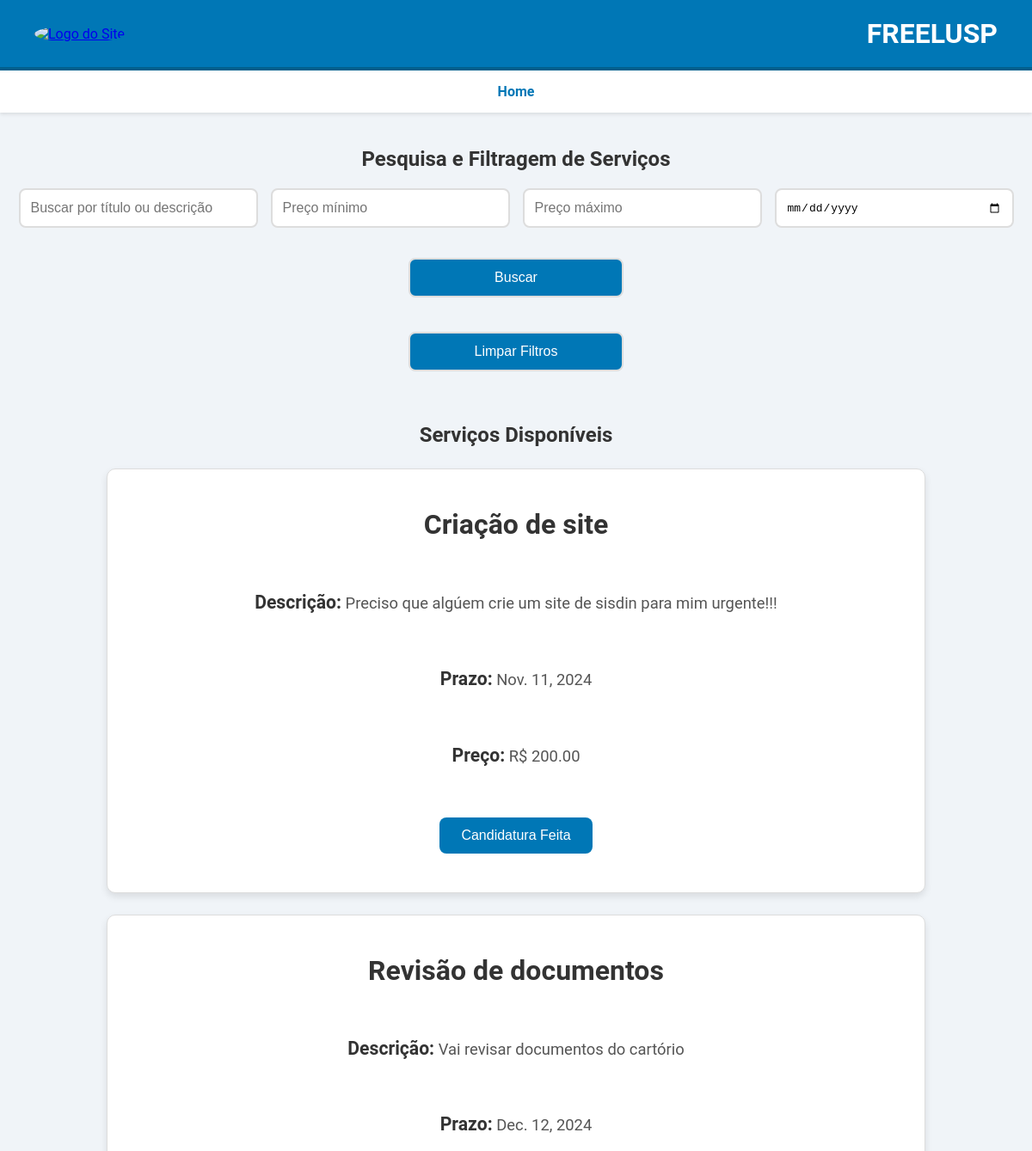
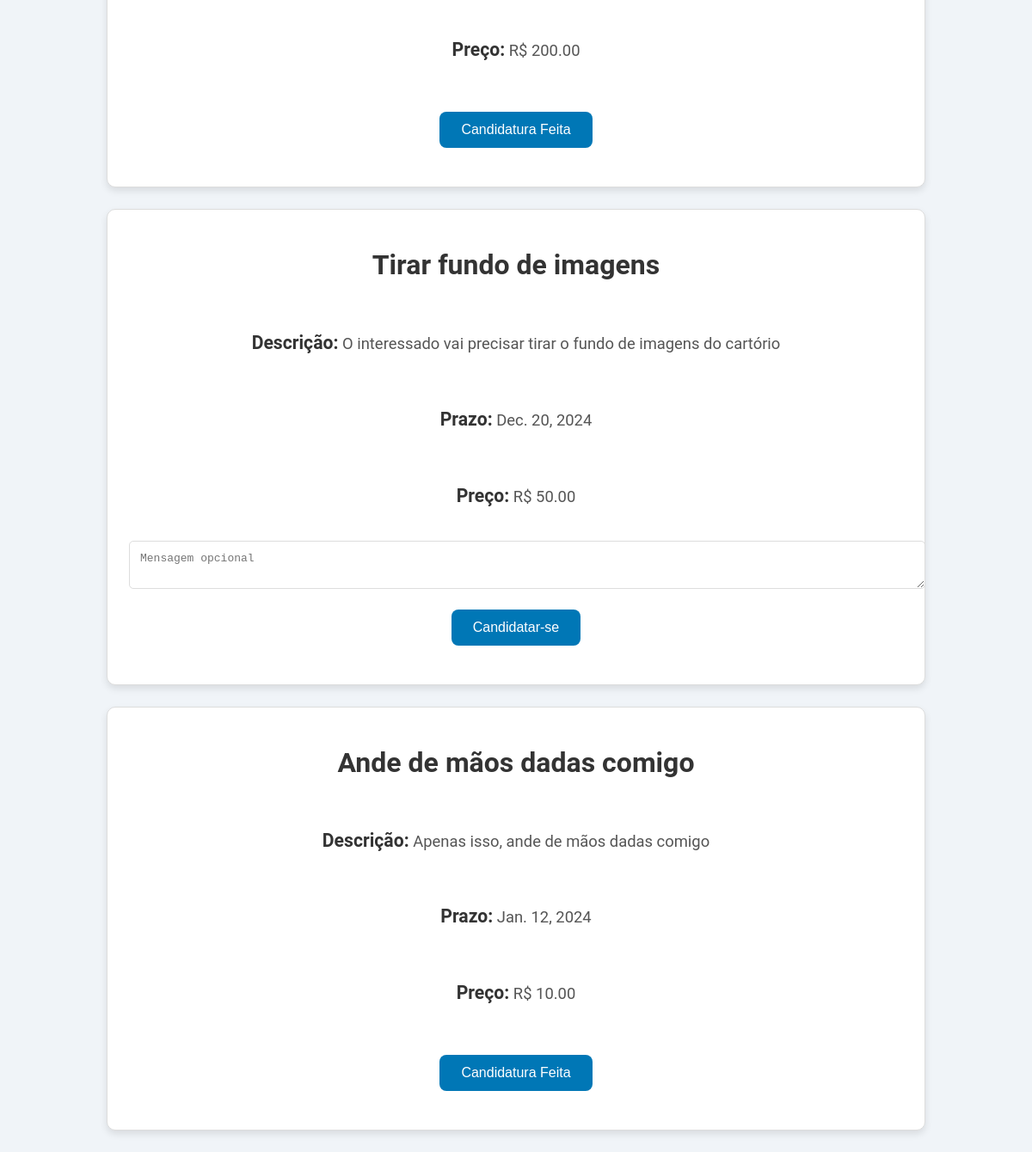
Before: /servicos/ (signed in) with the older database file (2 pictures, top to bottom).
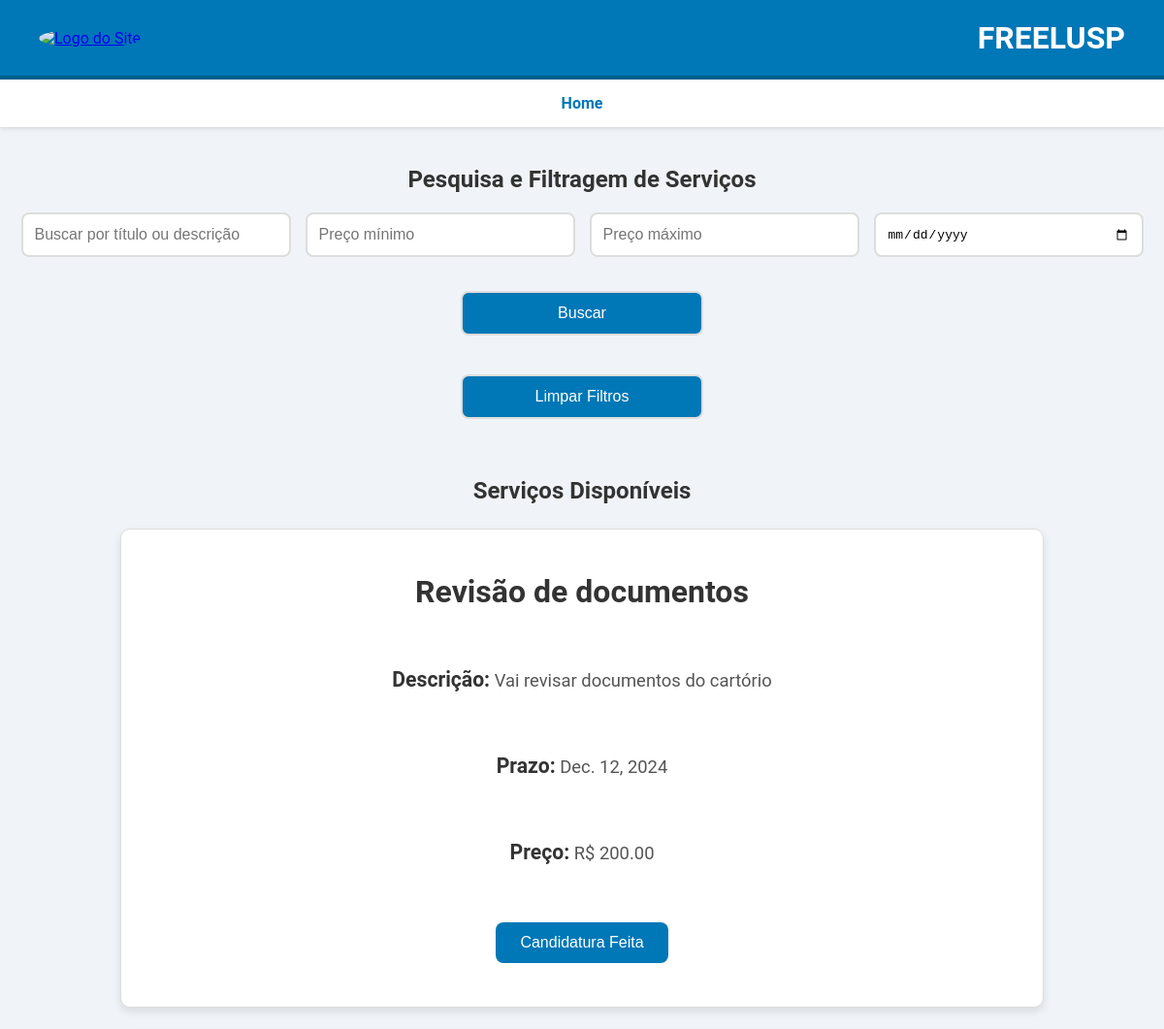
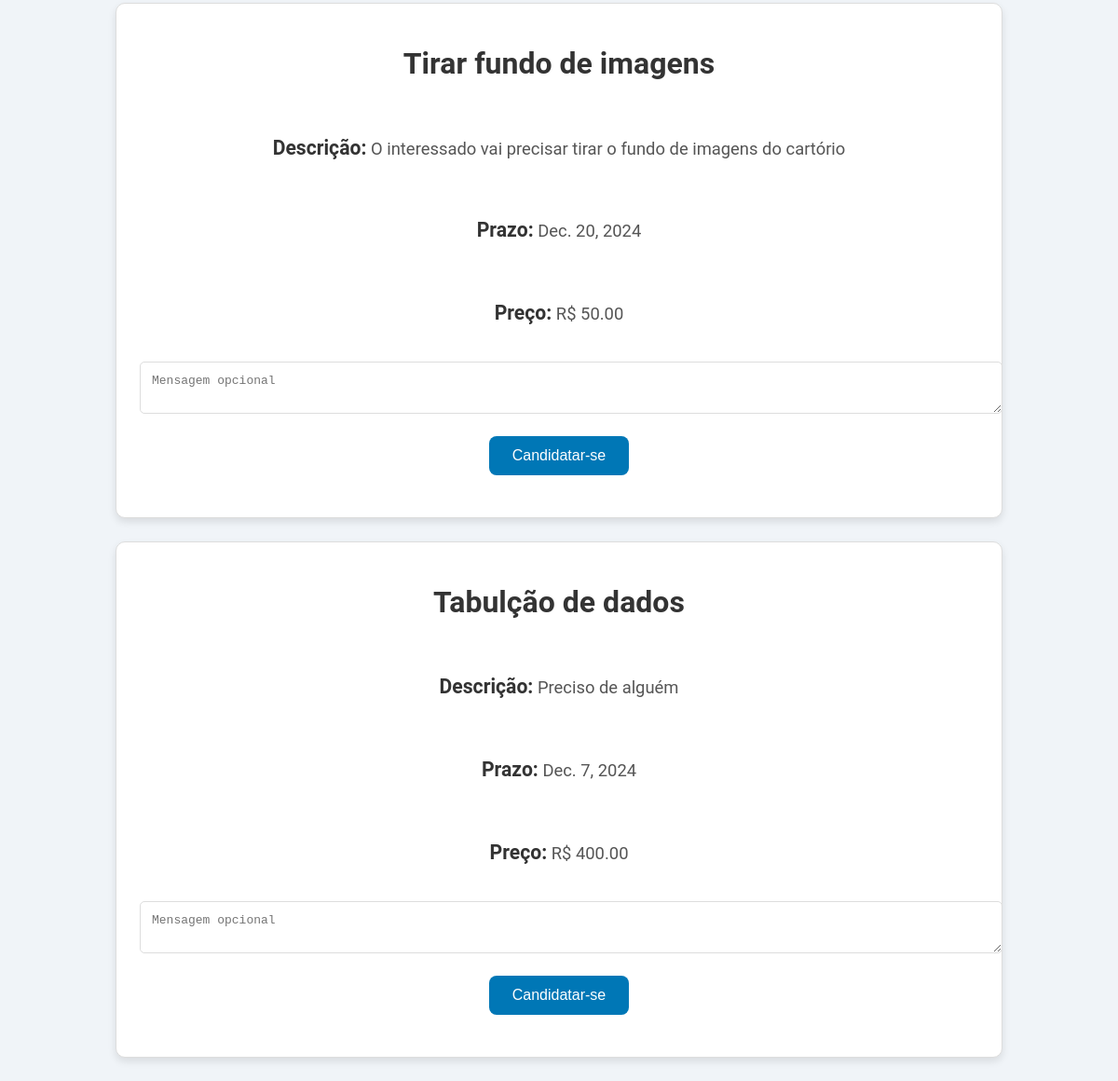
After: the same page with the newer database file (2 pictures, top to bottom).
### meu_app/models.py (models this page shows, shortened)
class Servico(models.Model):
    titulo = models.CharField(max_length=100)
    descricao = models.TextField()
    prazo = models.DateField()
    preco = models.DecimalField(max_digits=10, decimal_places=2)
    empresa = models.ForeignKey(Empresa, on_delete=models.CASCADE, related_name='servicos')

### meu_app/views.py (the view)
# urls.py: path('servicos/', views.servicos, name='servicos'),
@login_required
def servicos(request):
    if not request.user.is_student:
        return redirect('home')
    query = request.GET.get('q')
    preco_min = request.GET.get('preco_min')
    preco_max = request.GET.get('preco_max')
    prazo_max = request.GET.get('prazo_max')
    servicos = Servico.objects.all()
    if query:
        servicos = servicos.filter(
            Q(titulo__icontains=query) |
            Q(descricao__icontains=query)
        )
    if preco_min:
        servicos = servicos.filter(preco__gte=preco_min)
    if preco_max:
        servicos = servicos.filter(preco__lte=preco_max)
    if prazo_max:
        servicos = servicos.filter(prazo__gte=prazo_max)
    user = request.user
    servicos_info = []
    for servico in servicos:
        ja_candidatado = servico.candidatura_set.filter(aluno=user.aluno).exists()
        servicos_info.append({
            'servico': servico,
            'ja_candidatado': ja_candidatado
        })
    return render(request, 'meu_app/servicos.html', {'servicos_info': servicos_info})

### meu_app/templates/meu_app/servicos.html (shortened to what this page needs)
{% extends 'base.html' %}
{% block content %}
<nav>
    <ul>
        <li><a href="{% url 'servicos' %}">Home</a></li>
    </ul>
</nav>
<div class="filter-container">
    <h2>Pesquisa e Filtragem de Serviços</h2>
    <form method="get" action="{% url 'servicos' %}">
        <input type="text" name="q" placeholder="Buscar por título ou descrição" value="{{ request.GET.q }}">
        <input type="number" name="preco_min" placeholder="Preço mínimo" value="{{ request.GET.preco_min }}">
        <input type="number" name="preco_max" placeholder="Preço máximo" value="{{ request.GET.preco_max }}">
        <input type="date" name="prazo_max" placeholder="Prazo máximo" value="{{ request.GET.prazo_max }}">
        <button type="submit">Buscar</button>
    </form>
    <form action="{% url 'servicos' %}">
        <button type="submit" class="clear-filters-button">Limpar Filtros</button>
    </form>
</div>
<h2 class="section-title">Serviços Disponíveis</h2>
<div class="servicos-list">
    {% for servico_info in servicos_info %}
    <div class="servicos-container">
        <h3>{{ servico_info.servico.titulo }}</h3>
        <p><strong>Descrição:</strong> {{ servico_info.servico.descricao }}</p>
        <p><strong>Prazo:</strong> {{ servico_info.servico.prazo }}</p>
        <p><strong>Preço:</strong> R$ {{ servico_info.servico.preco }}</p>
        {% if servico_info.ja_candidatado %}
            <button disabled class="disabled-button">Candidatura Feita</button>
        {% else %}
            <form action="{% url 'candidatar_servico' servico_info.servico.id %}" method="post">
                <textarea name="mensagem" placeholder="Mensagem opcional" class="mensagem-textarea"></textarea>
                <button type="submit" class="primary-button">Candidatar-se</button>
            </form>
        {% endif %}
    </div>
    {% empty %}
    <p class="no-results">Nenhum serviço disponível no momento.</p>
    {% endfor %}
</div>
{% endblock %}

Changed rows visible on the page:
removed Servico: servico.titulo "Criação de site", servico.descricao "Preciso que algúem crie um site de sisdin para mim urgente!!!", servico.prazo "Nov. 11, 2024", servico.preco "200.00", shows "Candidatura Feita"
removed Servico: servico.titulo "Ande de mãos dadas comigo", servico.descricao "Apenas isso, ande de mãos dadas comigo", servico.prazo "Jan. 12, 2024", servico.preco "10.00", shows "Candidatura Feita"
added Servico: servico.titulo "Tabulção de dados", servico.descricao "Preciso de alguém", servico.prazo "Dec. 7, 2024", servico.preco "400.00"
